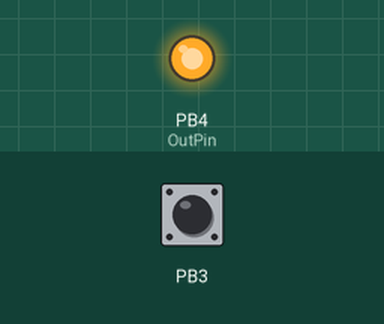
This sketch was run on a simulated ATtiny85, built with avr-gcc and run on an emulated ATtiny85. On the bench: output pins drawn as LEDs (lit = HIGH). The test bench sets the inputs (shaded band); at power-on: PB3 HIGH.

Above: at 1.2 s.
1.3 s: PB3 pulled LOW for 0.15 s
At 1.7 s:
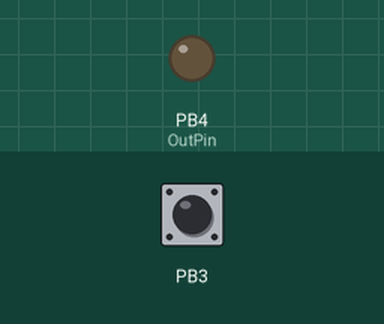
2.9 s: PB3 pulled LOW for 1 s
At 4.2 s:
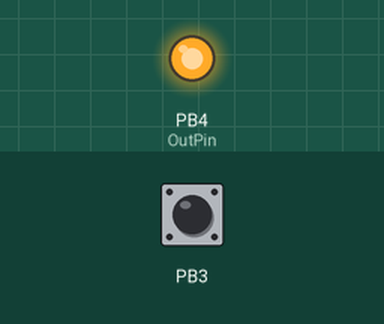
5.4 s: PB3 pulled LOW for 3.2 s
At 8.9 s:
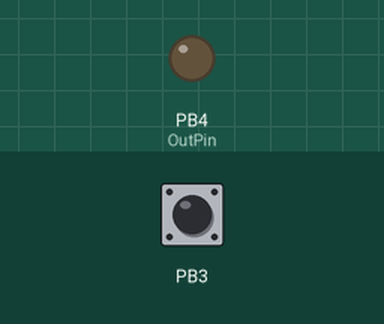
Timing chart, 0 to 10.4 s (numbered marks = the images above; inputs shaded):
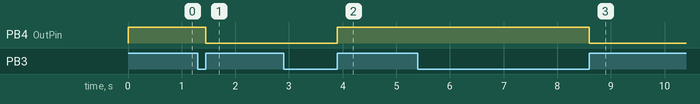

The sketch:

sketch_nov01a.ino
```cpp
#include <avr/io.h>
#include <avr/interrupt.h>

volatile byte state=LOW;
int IntPin=PCINT3;
int OutPin=4;

void setup() {
    cli();
    pinMode(OutPin, OUTPUT);
    digitalWrite(OutPin, LOW);
    state = LOW;
    PCMSK |= (1 << IntPin);
    GIMSK |= (1 << PCIE);

    DDRB &= ~(1 << DDB3);
    PORTB |= (1<< PB3);
    sei();
}

void loop() {
  //none
}

ISR(PCINT0_vect) {
  if((PINB >> PINB3)&1!=0) {
    state=!state;
  }
  digitalWrite(OutPin, state);
}
```

Measured:
- after the input at 1.3 s, PB4 (OutPin): HIGH → LOW after 0.15 s
- after the input at 2.9 s, PB4 (OutPin): LOW → HIGH after 1.0 s
- after the input at 5.4 s, PB4 (OutPin): HIGH → LOW after 3.2 s
